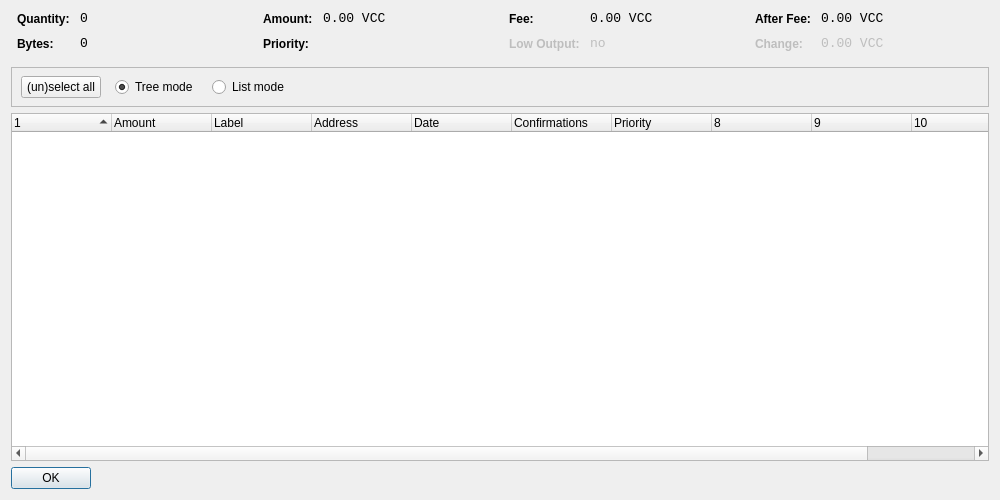
<?xml version="1.0" encoding="UTF-8"?>
<ui version="4.0">
 <class>CoinControlDialog</class>
 <widget class="QDialog" name="CoinControlDialog">
  <property name="geometry">
   <rect>
    <x>0</x>
    <y>0</y>
    <width>1000</width>
    <height>500</height>
   </rect>
  </property>
  <property name="windowTitle">
   <string>Coin Control</string>
  </property>
  <layout class="QVBoxLayout" name="verticalLayout">
   <item>
    <layout class="QHBoxLayout" name="horizontalLayoutTop" stretch="0,0,0,0">
     <property name="topMargin">
      <number>0</number>
     </property>
     <property name="bottomMargin">
      <number>10</number>
     </property>
     <item>
      <layout class="QFormLayout" name="formLayoutCoinControl1">
       <property name="horizontalSpacing">
        <number>10</number>
       </property>
       <property name="verticalSpacing">
        <number>10</number>
       </property>
       <property name="leftMargin">
        <number>6</number>
       </property>
       <property name="rightMargin">
        <number>6</number>
       </property>
       <item row="0" column="0">
        <widget class="QLabel" name="labelCoinControlQuantityText">
         <property name="styleSheet">
          <string notr="true">font-weight:bold;</string>
         </property>
         <property name="text">
          <string>Quantity:</string>
         </property>
        </widget>
       </item>
       <item row="0" column="1">
        <widget class="QLabel" name="labelCoinControlQuantity">
         <property name="font">
          <font>
           <family>Monospace</family>
           <pointsize>10</pointsize>
          </font>
         </property>
         <property name="cursor">
          <cursorShape>IBeamCursor</cursorShape>
         </property>
         <property name="contextMenuPolicy">
          <enum>Qt::ActionsContextMenu</enum>
         </property>
         <property name="text">
          <string notr="true">0</string>
         </property>
         <property name="textInteractionFlags">
          <set>Qt::LinksAccessibleByMouse|Qt::TextSelectableByKeyboard|Qt::TextSelectableByMouse</set>
         </property>
        </widget>
       </item>
       <item row="1" column="0">
        <widget class="QLabel" name="labelCoinControlBytesText">
         <property name="styleSheet">
          <string notr="true">font-weight:bold;</string>
         </property>
         <property name="text">
          <string>Bytes:</string>
         </property>
        </widget>
       </item>
       <item row="1" column="1">
        <widget class="QLabel" name="labelCoinControlBytes">
         <property name="font">
          <font>
           <family>Monospace</family>
           <pointsize>10</pointsize>
          </font>
         </property>
         <property name="cursor">
          <cursorShape>IBeamCursor</cursorShape>
         </property>
         <property name="contextMenuPolicy">
          <enum>Qt::ActionsContextMenu</enum>
         </property>
         <property name="text">
          <string notr="true">0</string>
         </property>
         <property name="textInteractionFlags">
          <set>Qt::LinksAccessibleByMouse|Qt::TextSelectableByKeyboard|Qt::TextSelectableByMouse</set>
         </property>
        </widget>
       </item>
      </layout>
     </item>
     <item>
      <layout class="QFormLayout" name="formLayoutCoinControl2">
       <property name="horizontalSpacing">
        <number>10</number>
       </property>
       <property name="verticalSpacing">
        <number>10</number>
       </property>
       <property name="leftMargin">
        <number>6</number>
       </property>
       <property name="rightMargin">
        <number>6</number>
       </property>
       <item row="0" column="0">
        <widget class="QLabel" name="labelCoinControlAmountText">
         <property name="styleSheet">
          <string notr="true">font-weight:bold;</string>
         </property>
         <property name="text">
          <string>Amount:</string>
         </property>
        </widget>
       </item>
       <item row="0" column="1">
        <widget class="QLabel" name="labelCoinControlAmount">
         <property name="font">
          <font>
           <family>Monospace</family>
           <pointsize>10</pointsize>
          </font>
         </property>
         <property name="cursor">
          <cursorShape>IBeamCursor</cursorShape>
         </property>
         <property name="contextMenuPolicy">
          <enum>Qt::ActionsContextMenu</enum>
         </property>
         <property name="text">
          <string notr="true">0.00 VCC</string>
         </property>
         <property name="textInteractionFlags">
          <set>Qt::LinksAccessibleByMouse|Qt::TextSelectableByKeyboard|Qt::TextSelectableByMouse</set>
         </property>
        </widget>
       </item>
       <item row="1" column="0">
        <widget class="QLabel" name="labelCoinControlPriorityText">
         <property name="styleSheet">
          <string notr="true">font-weight:bold;</string>
         </property>
         <property name="text">
          <string>Priority:</string>
         </property>
        </widget>
       </item>
       <item row="1" column="1">
        <widget class="QLabel" name="labelCoinControlPriority">
         <property name="font">
          <font>
           <family>Monospace</family>
           <pointsize>10</pointsize>
          </font>
         </property>
         <property name="cursor">
          <cursorShape>IBeamCursor</cursorShape>
         </property>
         <property name="contextMenuPolicy">
          <enum>Qt::ActionsContextMenu</enum>
         </property>
         <property name="text">
          <string/>
         </property>
         <property name="textInteractionFlags">
          <set>Qt::LinksAccessibleByMouse|Qt::TextSelectableByKeyboard|Qt::TextSelectableByMouse</set>
         </property>
        </widget>
       </item>
      </layout>
     </item>
     <item>
      <layout class="QFormLayout" name="formLayoutCoinControl3">
       <property name="horizontalSpacing">
        <number>10</number>
       </property>
       <property name="verticalSpacing">
        <number>10</number>
       </property>
       <property name="leftMargin">
        <number>6</number>
       </property>
       <property name="rightMargin">
        <number>6</number>
       </property>
       <item row="0" column="0">
        <widget class="QLabel" name="labelCoinControlFeeText">
         <property name="styleSheet">
          <string notr="true">font-weight:bold;</string>
         </property>
         <property name="text">
          <string>Fee:</string>
         </property>
        </widget>
       </item>
       <item row="0" column="1">
        <widget class="QLabel" name="labelCoinControlFee">
         <property name="font">
          <font>
           <family>Monospace</family>
           <pointsize>10</pointsize>
          </font>
         </property>
         <property name="cursor">
          <cursorShape>IBeamCursor</cursorShape>
         </property>
         <property name="contextMenuPolicy">
          <enum>Qt::ActionsContextMenu</enum>
         </property>
         <property name="text">
          <string notr="true">0.00 VCC</string>
         </property>
         <property name="textInteractionFlags">
          <set>Qt::LinksAccessibleByMouse|Qt::TextSelectableByKeyboard|Qt::TextSelectableByMouse</set>
         </property>
        </widget>
       </item>
       <item row="1" column="0">
        <widget class="QLabel" name="labelCoinControlLowOutputText">
         <property name="enabled">
          <bool>false</bool>
         </property>
         <property name="styleSheet">
          <string notr="true">font-weight:bold;</string>
         </property>
         <property name="text">
          <string>Low Output:</string>
         </property>
        </widget>
       </item>
       <item row="1" column="1">
        <widget class="QLabel" name="labelCoinControlLowOutput">
         <property name="enabled">
          <bool>false</bool>
         </property>
         <property name="font">
          <font>
           <family>Monospace</family>
           <pointsize>10</pointsize>
          </font>
         </property>
         <property name="cursor">
          <cursorShape>IBeamCursor</cursorShape>
         </property>
         <property name="contextMenuPolicy">
          <enum>Qt::ActionsContextMenu</enum>
         </property>
         <property name="text">
          <string notr="true">no</string>
         </property>
         <property name="textInteractionFlags">
          <set>Qt::LinksAccessibleByMouse|Qt::TextSelectableByKeyboard|Qt::TextSelectableByMouse</set>
         </property>
        </widget>
       </item>
      </layout>
     </item>
     <item>
      <layout class="QFormLayout" name="formLayoutCoinControl4">
       <property name="horizontalSpacing">
        <number>10</number>
       </property>
       <property name="verticalSpacing">
        <number>10</number>
       </property>
       <property name="leftMargin">
        <number>6</number>
       </property>
       <property name="rightMargin">
        <number>6</number>
       </property>
       <item row="0" column="0">
        <widget class="QLabel" name="labelCoinControlAfterFeeText">
         <property name="styleSheet">
          <string notr="true">font-weight:bold;</string>
         </property>
         <property name="text">
          <string>After Fee:</string>
         </property>
        </widget>
       </item>
       <item row="0" column="1">
        <widget class="QLabel" name="labelCoinControlAfterFee">
         <property name="font">
          <font>
           <family>Monospace</family>
           <pointsize>10</pointsize>
          </font>
         </property>
         <property name="cursor">
          <cursorShape>IBeamCursor</cursorShape>
         </property>
         <property name="contextMenuPolicy">
          <enum>Qt::ActionsContextMenu</enum>
         </property>
         <property name="text">
          <string notr="true">0.00 VCC</string>
         </property>
         <property name="textInteractionFlags">
          <set>Qt::LinksAccessibleByMouse|Qt::TextSelectableByKeyboard|Qt::TextSelectableByMouse</set>
         </property>
        </widget>
       </item>
       <item row="1" column="0">
        <widget class="QLabel" name="labelCoinControlChangeText">
         <property name="enabled">
          <bool>false</bool>
         </property>
         <property name="styleSheet">
          <string notr="true">font-weight:bold;</string>
         </property>
         <property name="text">
          <string>Change:</string>
         </property>
        </widget>
       </item>
       <item row="1" column="1">
        <widget class="QLabel" name="labelCoinControlChange">
         <property name="enabled">
          <bool>false</bool>
         </property>
         <property name="font">
          <font>
           <family>Monospace</family>
           <pointsize>10</pointsize>
          </font>
         </property>
         <property name="cursor">
          <cursorShape>IBeamCursor</cursorShape>
         </property>
         <property name="contextMenuPolicy">
          <enum>Qt::ActionsContextMenu</enum>
         </property>
         <property name="text">
          <string notr="true">0.00 VCC</string>
         </property>
         <property name="textInteractionFlags">
          <set>Qt::LinksAccessibleByMouse|Qt::TextSelectableByKeyboard|Qt::TextSelectableByMouse</set>
         </property>
        </widget>
       </item>
      </layout>
     </item>
    </layout>
   </item>
   <item>
    <widget class="QFrame" name="frame">
     <property name="minimumSize">
      <size>
       <width>0</width>
       <height>40</height>
      </size>
     </property>
     <property name="frameShape">
      <enum>QFrame::StyledPanel</enum>
     </property>
     <property name="frameShadow">
      <enum>QFrame::Sunken</enum>
     </property>
     <widget class="QWidget" name="horizontalLayoutWidget">
      <property name="geometry">
       <rect>
        <x>10</x>
        <y>0</y>
        <width>781</width>
        <height>41</height>
       </rect>
      </property>
      <layout class="QHBoxLayout" name="horizontalLayoutPanel" stretch="0,0,0,0,0">
       <property name="spacing">
        <number>14</number>
       </property>
       <item>
        <widget class="QPushButton" name="pushButtonSelectAll">
         <property name="sizePolicy">
          <sizepolicy hsizetype="Maximum" vsizetype="Fixed">
           <horstretch>0</horstretch>
           <verstretch>0</verstretch>
          </sizepolicy>
         </property>
         <property name="text">
          <string>(un)select all</string>
         </property>
        </widget>
       </item>
       <item>
        <widget class="QRadioButton" name="radioTreeMode">
         <property name="sizePolicy">
          <sizepolicy hsizetype="Maximum" vsizetype="Fixed">
           <horstretch>0</horstretch>
           <verstretch>0</verstretch>
          </sizepolicy>
         </property>
         <property name="text">
          <string>Tree mode</string>
         </property>
         <property name="checked">
          <bool>true</bool>
         </property>
        </widget>
       </item>
       <item>
        <widget class="QRadioButton" name="radioListMode">
         <property name="sizePolicy">
          <sizepolicy hsizetype="Maximum" vsizetype="Fixed">
           <horstretch>0</horstretch>
           <verstretch>0</verstretch>
          </sizepolicy>
         </property>
         <property name="text">
          <string>List mode</string>
         </property>
        </widget>
       </item>
       <item>
        <spacer name="horizontalSpacer">
         <property name="orientation">
          <enum>Qt::Horizontal</enum>
         </property>
         <property name="sizeHint" stdset="0">
          <size>
           <width>40</width>
           <height>20</height>
          </size>
         </property>
        </spacer>
       </item>
      </layout>
     </widget>
    </widget>
   </item>
   <item>
    <widget class="CoinControlTreeWidget" name="treeWidget">
     <property name="contextMenuPolicy">
      <enum>Qt::CustomContextMenu</enum>
     </property>
     <property name="sortingEnabled">
      <bool>false</bool>
     </property>
     <property name="columnCount">
      <number>11</number>
     </property>
     <attribute name="headerShowSortIndicator" stdset="0">
      <bool>true</bool>
     </attribute>
     <attribute name="headerStretchLastSection">
      <bool>false</bool>
     </attribute>
     <column>
      <property name="text">
       <string/>
      </property>
     </column>
     <column>
      <property name="text">
       <string>Amount</string>
      </property>
     </column>
     <column>
      <property name="text">
       <string>Label</string>
      </property>
     </column>
     <column>
      <property name="text">
       <string>Address</string>
      </property>
     </column>
     <column>
      <property name="text">
       <string>Date</string>
      </property>
     </column>
     <column>
      <property name="text">
       <string>Confirmations</string>
      </property>
      <property name="toolTip">
       <string>Confirmed</string>
      </property>
     </column>
     <column>
      <property name="text">
       <string>Priority</string>
      </property>
     </column>
     <column>
      <property name="text">
       <string/>
      </property>
     </column>
     <column>
      <property name="text">
       <string/>
      </property>
     </column>
     <column>
      <property name="text">
       <string/>
      </property>
     </column>
     <column>
      <property name="text">
       <string/>
      </property>
     </column>
    </widget>
   </item>
   <item>
    <widget class="QDialogButtonBox" name="buttonBox">
     <property name="sizePolicy">
      <sizepolicy hsizetype="Maximum" vsizetype="Fixed">
       <horstretch>0</horstretch>
       <verstretch>0</verstretch>
      </sizepolicy>
     </property>
     <property name="orientation">
      <enum>Qt::Horizontal</enum>
     </property>
     <property name="standardButtons">
      <set>QDialogButtonBox::Ok</set>
     </property>
    </widget>
   </item>
  </layout>
 </widget>
 <customwidgets>
  <customwidget>
   <class>CoinControlTreeWidget</class>
   <extends>QTreeWidget</extends>
   <header>coincontroltreewidget.h</header>
  </customwidget>
 </customwidgets>
 <resources/>
 <connections/>
</ui>
